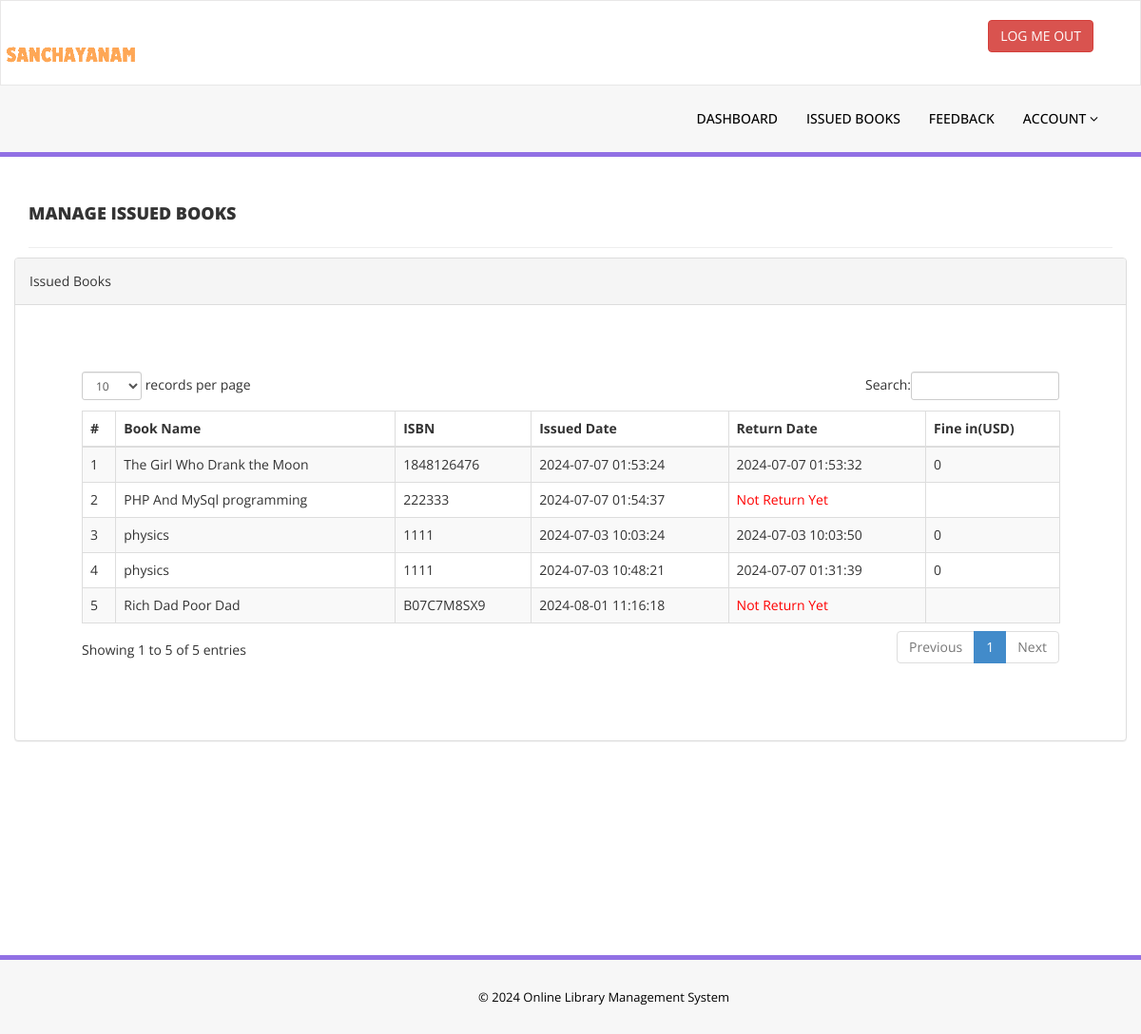
The page /issued-books.php (signed in) on the database its author committed.
### tables this page shows
CREATE TABLE `tblissuedbookdetails` (
  `id` int(11) NOT NULL,
  `BookId` int(11) DEFAULT NULL,
  `StudentID` varchar(150) DEFAULT NULL,
  `IssuesDate` timestamp NULL DEFAULT current_timestamp(),
  `ReturnDate` timestamp NULL DEFAULT NULL ON UPDATE current_timestamp(),
  `RetrunStatus` int(1) DEFAULT NULL,
  `fine` int(11) DEFAULT NULL
);

CREATE TABLE `tblbooks` (
  `id` int(11) NOT NULL,
  `BookName` varchar(255) DEFAULT NULL,
  `CatId` int(11) DEFAULT NULL,
  `AuthorId` int(11) DEFAULT NULL,
  `ISBNNumber` varchar(25) DEFAULT NULL,
  `Total_no_of_copies_Available` int(11) DEFAULT NULL,
  `bookImage` varchar(250) NOT NULL,
  `isIssued` int(1) DEFAULT NULL,
  `RegDate` timestamp NULL DEFAULT current_timestamp(),
  `UpdationDate` timestamp NULL DEFAULT NULL ON UPDATE current_timestamp()
);

### issued-books.php (the view, shortened to what this page needs)
<?php
include('includes/config.php');
if(strlen($_SESSION['login'])==0)
    {
header('location:index.php');
}
else{
    ?>
<!DOCTYPE html>
<html xmlns="http://www.w3.org/1999/xhtml">
<head>
    <link href="assets/css/bootstrap.css" rel="stylesheet" />
    <link href="assets/css/font-awesome.css" rel="stylesheet" />
    <link href="assets/js/dataTables/dataTables.bootstrap.css" rel="stylesheet" />
    <link href="assets/css/style.css" rel="stylesheet" />
</head>
<body>
<?php include('includes/header.php');?>
    <div class="content-wrapper">
         <div class="container">
        <div class="row pad-botm">
            <div class="col-md-12">
                <h4 class="header-line">Manage Issued Books</h4>
    </div>
            <div class="row">
                <div class="col-md-12">
                    <div class="panel panel-default">
                        <div class="panel-heading">
                          Issued Books
                        </div>
                        <div class="panel-body">
                            <div class="table-responsive">
                                <table class="table table-striped table-bordered table-hover" id="dataTables-example">
                                    <thead>
                                        <tr>
                                            <th>#</th>
                                            <th>Book Name</th>
                                            <th>ISBN </th>
                                            <th>Issued Date</th>
                                            <th>Return Date</th>
                                            <th>Fine in(USD)</th>
                                        </tr>
                                    </thead>
                                    <tbody>
<?php
$sid=$_SESSION['stdid'];
$sql="SELECT tblbooks.BookName,tblbooks.ISBNNumber,tblissuedbookdetails.IssuesDate,tblissuedbookdetails.ReturnDate,tblissuedbookdetails.id as rid,tblissuedbookdetails.fine from  tblissuedbookdetails join tblstudents on tblstudents.StudentId=tblissuedbookdetails.StudentId join tblbooks on tblbooks.id=tblissuedbookdetails.BookId where tblstudents.StudentId=:sid order by tblissuedbookdetails.id desc";
$query = $dbh -> prepare($sql);
$query-> bindParam(':sid', $sid, PDO::PARAM_STR);
$query->execute();
$results=$query->fetchAll(PDO::FETCH_OBJ);
$cnt=1;
if($query->rowCount() > 0)
{
foreach($results as $result)
{               ?>
                                        <tr class="odd gradeX">
                                            <td class="center"><?php echo htmlentities($cnt);?></td>
                                            <td class="center"><?php echo htmlentities($result->BookName);?></td>
                                            <td class="center"><?php echo htmlentities($result->ISBNNumber);?></td>
                                            <td class="center"><?php echo htmlentities($result->IssuesDate);?></td>
                                            <td class="center"><?php if($result->ReturnDate=="")
                                            {?>
                                            <span style="color:red">
                                             <?php   echo htmlentities("Not Return Yet"); ?>
                                                </span>
                                            <?php } else {
                                            echo htmlentities($result->ReturnDate);
                                        }
                                            ?></td>
                                              <td class="center"><?php echo htmlentities($result->fine);?></td>
                                        </tr>
 <?php $cnt=$cnt+1;}} ?>
                                    </tbody>
                                </table>
                            </div>
                        </div>
                    </div>
                </div>
            </div>
    </div>
    </div>
    </div>
  <?php include('includes/footer.php');?>
</body>
</html>
<?php } ?>

### assets/css/style.css (style rules this page uses)
.content-wrapper { margin-top: 40px; min-height:800px; padding-bottom:90px; }
.header-line { font-weight:900; padding-bottom:25px; border-bottom:1px solid #eeeeee; text-transform:uppercase; }
.pad-botm { padding-bottom:30px; }

### rows shown on the page
tblissuedbookdetails: BookId.BookName "The Girl Who Drank the Moon", BookId.ISBNNumber "1848126476", IssuesDate "2024-07-07 01:53:24", ReturnDate "2024-07-07 01:53:32", fine "0"
tblissuedbookdetails: BookId.BookName "PHP And MySql programming", BookId.ISBNNumber "222333", IssuesDate "2024-07-07 01:54:37"
tblissuedbookdetails: BookId.BookName "physics", BookId.ISBNNumber "1111", IssuesDate "2024-07-03 10:03:24", ReturnDate "2024-07-03 10:03:50", fine "0"
tblissuedbookdetails: BookId.BookName "physics", BookId.ISBNNumber "1111", IssuesDate "2024-07-03 10:48:21", ReturnDate "2024-07-07 01:31:39", fine "0"
tblissuedbookdetails: BookId.BookName "Rich Dad Poor Dad", BookId.ISBNNumber "B07C7M8SX9", IssuesDate "2024-08-01 11:16:18"
